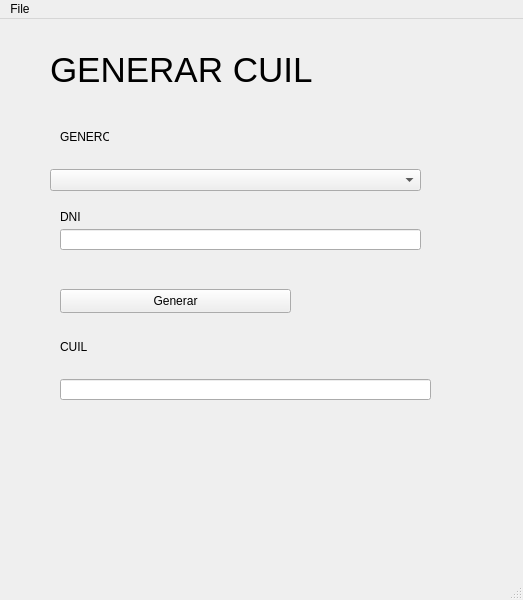
<?xml version="1.0" encoding="UTF-8"?>
<ui version="4.0">
 <class>MainWindow</class>
 <widget class="QMainWindow" name="MainWindow">
  <property name="geometry">
   <rect>
    <x>0</x>
    <y>0</y>
    <width>523</width>
    <height>600</height>
   </rect>
  </property>
  <property name="windowTitle">
   <string>MainWindow</string>
  </property>
  <widget class="QWidget" name="centralwidget">
   <widget class="QLabel" name="label">
    <property name="geometry">
     <rect>
      <x>60</x>
      <y>110</y>
      <width>49</width>
      <height>16</height>
     </rect>
    </property>
    <property name="text">
     <string>GENERO</string>
    </property>
   </widget>
   <widget class="QComboBox" name="cmbGenero">
    <property name="geometry">
     <rect>
      <x>50</x>
      <y>150</y>
      <width>371</width>
      <height>22</height>
     </rect>
    </property>
   </widget>
   <widget class="QLabel" name="label_2">
    <property name="geometry">
     <rect>
      <x>60</x>
      <y>190</y>
      <width>49</width>
      <height>16</height>
     </rect>
    </property>
    <property name="text">
     <string>DNI</string>
    </property>
   </widget>
   <widget class="QLabel" name="label_3">
    <property name="geometry">
     <rect>
      <x>60</x>
      <y>320</y>
      <width>49</width>
      <height>16</height>
     </rect>
    </property>
    <property name="text">
     <string>CUIL</string>
    </property>
   </widget>
   <widget class="QPushButton" name="btnGenerar">
    <property name="geometry">
     <rect>
      <x>60</x>
      <y>270</y>
      <width>231</width>
      <height>24</height>
     </rect>
    </property>
    <property name="text">
     <string>Generar</string>
    </property>
   </widget>
   <widget class="QLineEdit" name="cmbCuil">
    <property name="geometry">
     <rect>
      <x>60</x>
      <y>360</y>
      <width>371</width>
      <height>21</height>
     </rect>
    </property>
   </widget>
   <widget class="QLineEdit" name="cmbDni">
    <property name="geometry">
     <rect>
      <x>60</x>
      <y>210</y>
      <width>361</width>
      <height>21</height>
     </rect>
    </property>
   </widget>
   <widget class="QLabel" name="label_4">
    <property name="geometry">
     <rect>
      <x>50</x>
      <y>20</y>
      <width>301</width>
      <height>61</height>
     </rect>
    </property>
    <property name="font">
     <font>
      <pointsize>26</pointsize>
     </font>
    </property>
    <property name="text">
     <string>GENERAR CUIL</string>
    </property>
   </widget>
  </widget>
  <widget class="QMenuBar" name="menubar">
   <property name="geometry">
    <rect>
     <x>0</x>
     <y>0</y>
     <width>523</width>
     <height>22</height>
    </rect>
   </property>
   <widget class="QMenu" name="menuFile">
    <property name="title">
     <string>File</string>
    </property>
    <addaction name="actionExport"/>
   </widget>
   <addaction name="menuFile"/>
  </widget>
  <widget class="QStatusBar" name="statusbar"/>
  <action name="actionExport">
   <property name="text">
    <string>Export</string>
   </property>
  </action>
 </widget>
 <resources/>
 <connections/>
</ui>
